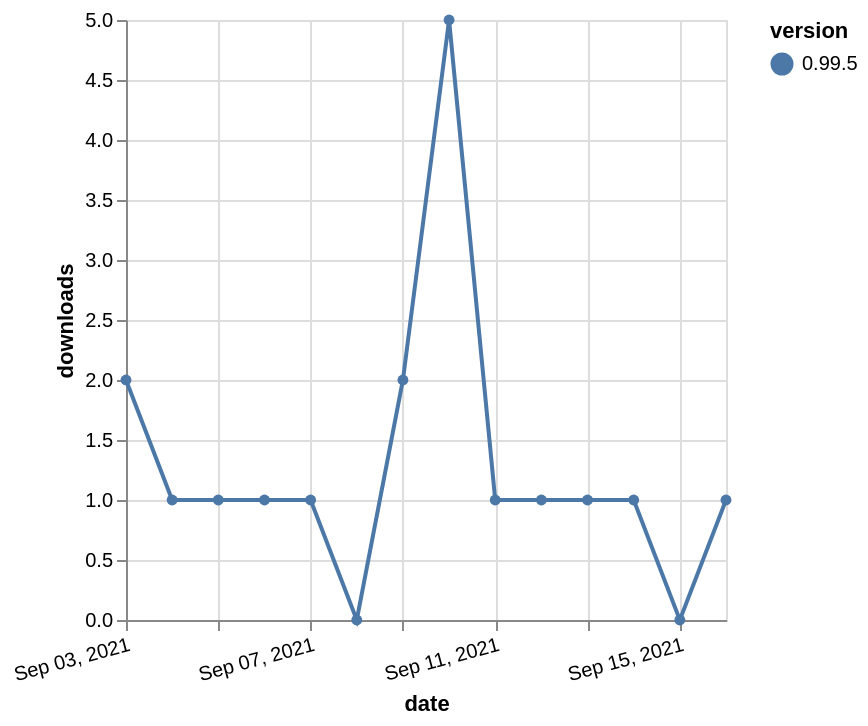

The specification (Vega-Lite) saved for this image:
### Vega-Lite specification from a JSON file in a GitHub repository (floating-point values rounded to 4 significant figures)
{"$schema": "https://vega.github.io/schema/vega-lite/v5.json", "description": "A simple bar chart with embedded data.", "data": {"values": [{"date": "2021-09-03", "total": 546, "delta": 2, "version": "0.99.5"}, {"date": "2021-09-04", "total": 547, "delta": 1, "version": "0.99.5"}, {"date": "2021-09-05", "total": 548, "delta": 1, "version": "0.99.5"}, {"date": "2021-09-06", "total": 549, "delta": 1, "version": "0.99.5"}, {"date": "2021-09-07", "total": 550, "delta": 1, "version": "0.99.5"}, {"date": "2021-09-08", "total": 550, "delta": 0, "version": "0.99.5"}, {"date": "2021-09-09", "total": 552, "delta": 2, "version": "0.99.5"}, {"date": "2021-09-10", "total": 557, "delta": 5, "version": "0.99.5"}, {"date": "2021-09-11", "total": 558, "delta": 1, "version": "0.99.5"}, {"date": "2021-09-12", "total": 559, "delta": 1, "version": "0.99.5"}, {"date": "2021-09-13", "total": 560, "delta": 1, "version": "0.99.5"}, {"date": "2021-09-14", "total": 561, "delta": 1, "version": "0.99.5"}, {"date": "2021-09-15", "total": 561, "delta": 0, "version": "0.99.5"}, {"date": "2021-09-16", "total": 562, "delta": 1, "version": "0.99.5"}]}, "width": "container", "mark": {"type": "line", "point": {"filled": true}}, "encoding": {"x": {"field": "date", "type": "temporal", "timeUnit": "yearmonthdate", "title": "date", "axis": {"labelAngle": -15}}, "y": {"field": "delta", "type": "quantitative", "title": "downloads"}, "color": {"field": "version", "type": "nominal"}, "tooltip": {"field": "delta"}}}
